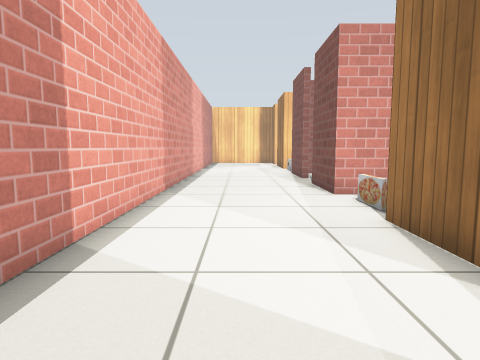
View 1 (above)

16 first-person views from a walk through a Gazebo world. The camera is 0.72 m above the floor, tilts 6° down and sees 75° across. Floor lines are 1 m apart. The floor is counted in squares, 0.5 m on a side. Each view is taken from the middle of a square. On the plan, view 1 faces up. The plan holds only what a view shows up to about 15 squares ahead; the rest is blank. Simple patterns stand in for the simulator's built-in surfaces.

View 2
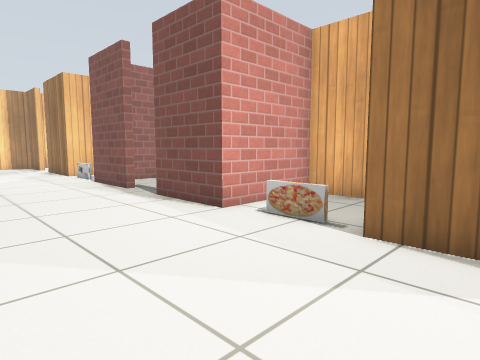

View 3
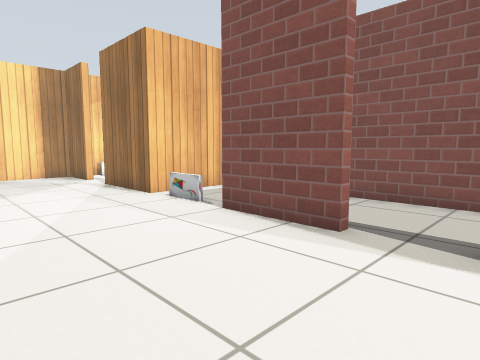

View 4
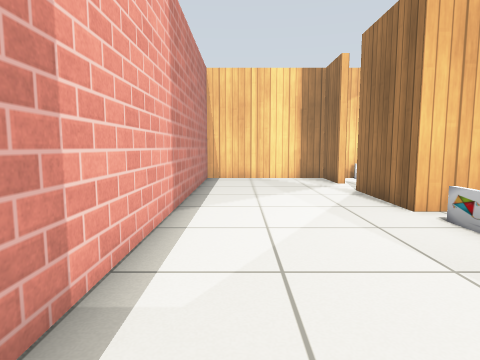

View 5
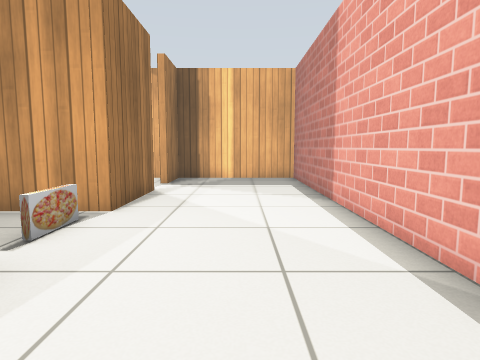

View 6
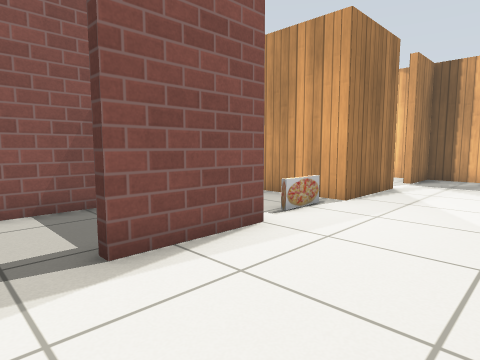

View 7
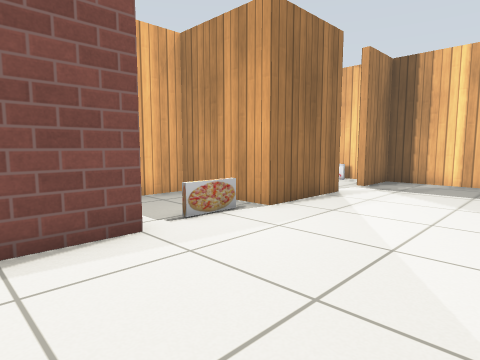

View 8
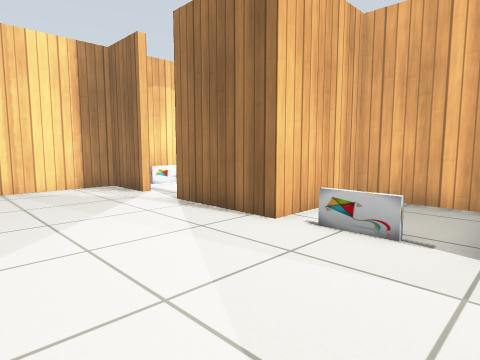

View 9
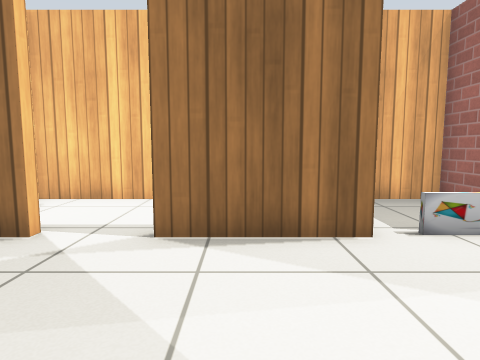

View 10
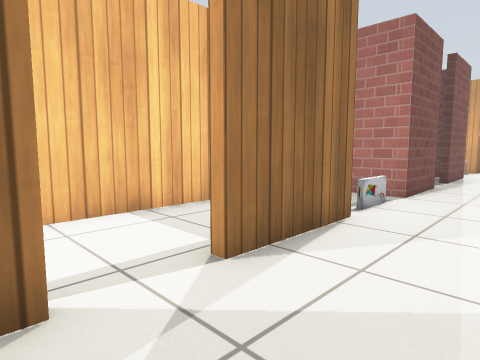

View 11
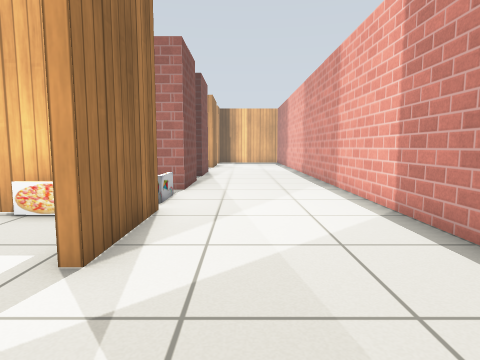

View 12
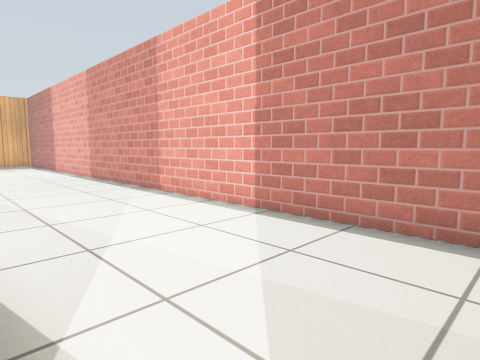

View 13
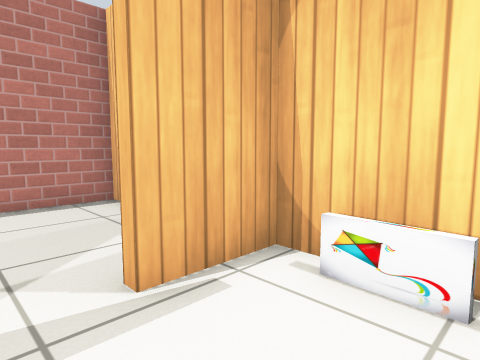

View 14
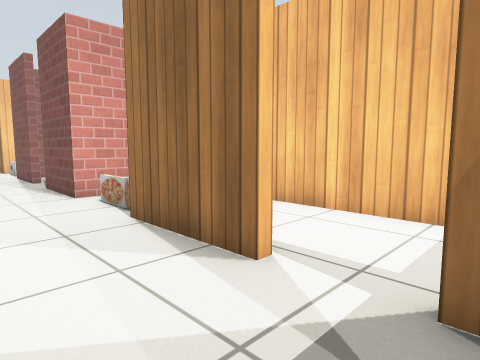

View 15
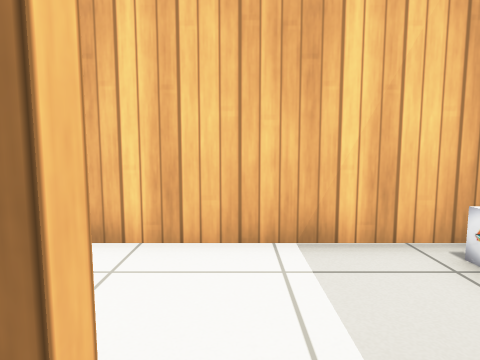

View 16
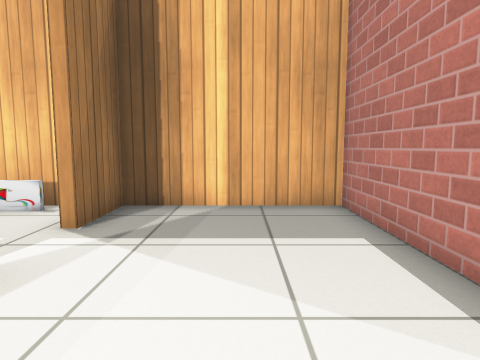

### Floor plan
Ten units are one square. View 1 is at (0, 0); x grows to the right and y downward. Boxes are objects, and circles mark ways between rooms. Rooms are numbered by the first view taken in them; rooms with no view inside come last. Other rooms are left out.
<svg viewBox="-30 -291 101 312">
<path fill="none" stroke="#000" d="M29 -144 29 -175M29 -95 29 -125M29 -209 29 -245M29 -25 29 -61M29 -263 29 -286 -25 -286 -25 16 29 16 29 -6M29 -185 29 -200M32 -69 32 -84M50 -212 64 -212M66 -215 66 -286 32 -286 32 -264M57 -280 42 -281M48 -216 58 -215M29 -125 32 -125M56 -172 37 -172M66 -111 66 -161M29 -6 32 -6M36 16 59 16M66 16 66 -54M44 9 59 9M29 -175 66 -175 66 -209 29 -209M29 -61 66 -61 66 -95 29 -95"/>
<circle cx="30" cy="-255" r="3" fill="#2a7"/>
<circle cx="30" cy="-135" r="3" fill="#2a7"/>
<circle cx="30" cy="-15" r="3" fill="#2a7"/>
<circle cx="30" cy="-180" r="3" fill="#2a7"/>
<circle cx="30" cy="-200" r="3" fill="#2a7"/>
<circle cx="30" cy="-70" r="3" fill="#2a7"/>
<circle cx="30" cy="-90" r="3" fill="#2a7"/>
<text x="0" y="-140">1</text>
<text x="50" y="-250">2</text>
<text x="50" y="-140">3</text>
<text x="50" y="-20">4</text>
<text x="50" y="-190">5</text>
<text x="50" y="-80">6</text>
</svg>
Room 1 opens to room 2. Room 1 opens to room 3. Room 1 opens to room 4. Room 1 opens to room 5. Room 1 opens to room 6.

Where each view was taken, in squares from view 1:
view 1: 0 up, 0 right, facing up
view 2: 4 up, 2 left, facing up-right
view 3: 12 up, 2 left, facing up-right
view 4: 14 up, 1 left, facing up
view 5: 13 up, 0 right, facing down
view 6: 14 up, 1 left, facing down-right
view 7: 12 up, 2 left, facing down-right
view 8: 17 up, 2 left, facing up-right
view 9: 23 up, 2 left, facing right
view 10: 27 up, 0 right, facing down-right
view 11: 28 up, 1 right, facing down
view 12: 26 up, 3 right, facing down-left
view 13: 25 up, 6 right, facing up-left
view 14: 0 up, 0 right, facing up-right
view 15: 2 up, 2 right, facing right
view 16: 6 up, 0 right, facing down
